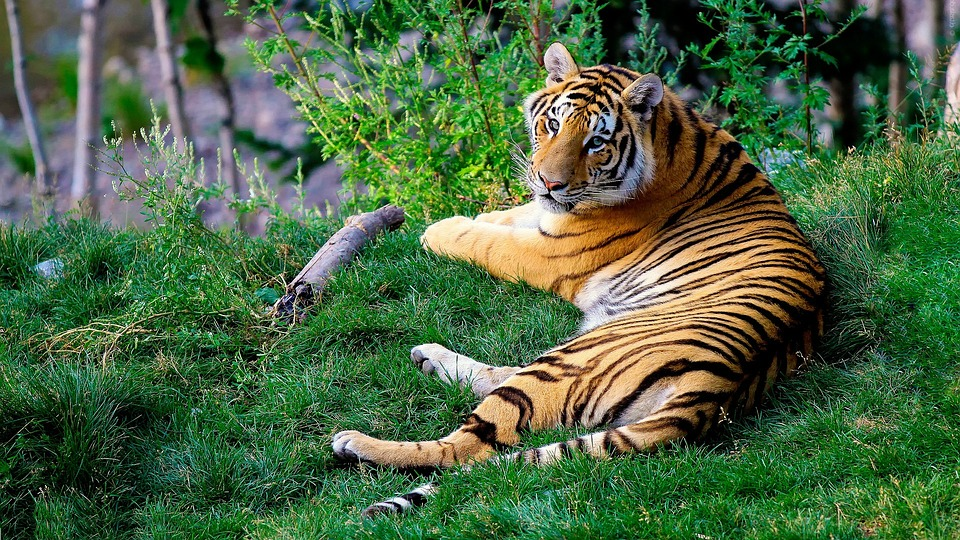
#> input picture examples/ex_color_detection_image/tiger.jpg, 960 x 540 px; the run also reads 1 picture not shown here
$ python ex_color_detection_image_multi.py
#> lines starting #> are read from the running program, lines starting #| are printed output that depends on the picture; after the words box and inside, x2 and y2 are one past the last pixel; in counts of white or black regions, pixels touching at a corner belong together
### deepgaze/color_detection.py
#!/usr/bin/env python

#The MIT License (MIT)
#Copyright (c) 2016 Massimiliano Patacchiola
#
#THE SOFTWARE IS PROVIDED "AS IS", WITHOUT WARRANTY OF ANY KIND, EXPRESS OR IMPLIED, INCLUDING BUT NOT LIMITED TO THE WARRANTIES OF
#MERCHANTABILITY, FITNESS FOR A PARTICULAR PURPOSE AND NONINFRINGEMENT. IN NO EVENT SHALL THE AUTHORS OR COPYRIGHT HOLDERS BE LIABLE FOR ANY
#CLAIM, DAMAGES OR OTHER LIABILITY, WHETHER IN AN ACTION OF CONTRACT, TORT OR OTHERWISE, ARISING FROM, OUT OF OR IN CONNECTION WITH THE
#SOFTWARE OR THE USE OR OTHER DEALINGS IN THE SOFTWARE.

import numpy as np
import cv2
import sys

class BackProjectionColorDetector:
    """Implementation of the Histogram Backprojection algorithm.

    The histogram backprojection was proposed by Michael Swain and Dana Ballard
    in their paper "Indexing via color histograms".
    Abstract: The color spectrum of multicolored objects provides a a robust,
    efficient cue for indexing into a large database of models. This paper shows
    color histograms to be stable object representations over change in view, and
    demonstrates they can differentiate among a large number of objects. It introduces
    a technique called Histogram Intersection for matching model and image histograms
    and a fast incremental version of Histogram Intersection that allows real-time
    indexing into a large database of stored models using standard vision hardware.
    Color can also be used to search for the location of an object. An algorithm
    called Histogram Backprojection performs this task efficiently in crowded scenes.
    """

    # [71 lines left out: functions __init__, setTemplate, getTemplate, returnFiltered, returnMask, not called in this run]

class MultiBackProjectionColorDetector:
    """Implementation of the Histogram Backprojection algorithm with multi-template.

    This class is the reimplementation of the BackProjectionColorDetector class for
    multi-template color detection. Instead of specifing a single template it is
    possible to pass a list of templates, which can be multiple subframe taken from
    different part of an object. Multiple version of the Backprojection algorithm
    are then run at the same time and the filtered output added togheter. The result
    of this process is much robust (but slower) than the standard class.
    """

    def __init__(self):
        """Init the color detector object.

    """
        self.template_hsv_list = list()

    def setTemplateList(self, frame_list):
        """Set the BGR image list used as container for the templates

        The template can be a spedific region of interest of the main
        frame or a representative color scheme to identify. the template
        is internally stored as an HSV image.
        @param frame the template to use in the algorithm
        """
        for frame in frame_list:
            self.template_hsv_list.append(cv2.cvtColor(frame, cv2.COLOR_BGR2HSV))

    # [10 lines left out: function getTemplateList, not called in this run]

    def returnFiltered(self, frame, morph_opening=True, blur=True, kernel_size=5, iterations=1):
        """Given an input frame in BGR return the filtered version.

        @param frame the original frame (color)
        @param morph_opening it is a erosion followed by dilatation to remove noise
        @param blur to smoth the image it is possible to apply Gaussian Blur
        @param kernel_size is the kernel dimension used for morph and blur
        """
        if(len(self.template_hsv_list) == 0): return None
        #Get the mask from the internal function
        frame_threshold = self.returnMask(frame, morph_opening=morph_opening, blur=blur, kernel_size=kernel_size, iterations=iterations)
        #Return the AND image
        return cv2.bitwise_and(frame, frame_threshold)

    def returnMask(self, frame, morph_opening=True, blur=True, kernel_size=5, iterations=1):
        """Given an input frame in BGR return the black/white mask.

        @param frame the original frame (color)
        @param morph_opening it is a erosion followed by dilatation to remove noise
        @param blur to smoth the image it is possible to apply Gaussian Blur
        @param kernel_size is the kernel dimension used for morph and blur
        """
        if(len(self.template_hsv_list) == 0): return None
        frame_hsv = cv2.cvtColor(frame, cv2.COLOR_BGR2HSV)
        mask = np.zeros((frame.shape[0], frame.shape[1]))
        for template_hsv in self.template_hsv_list:
            #Set the template histogram
            template_hist = cv2.calcHist([template_hsv],[0, 1], None, [256, 256], [0, 256, 0, 256] )
            #Normalize the template histogram and apply backprojection
            cv2.normalize(template_hist, template_hist, 0, 255, cv2.NORM_MINMAX)
            frame_hsv_back = cv2.calcBackProject([frame_hsv], [0,1], template_hist, [0,256,0,256], 1)
            #Get the kernel and apply a convolution
            kernel = cv2.getStructuringElement(cv2.MORPH_ELLIPSE, (kernel_size,kernel_size))
            frame_hsv_clean = cv2.filter2D(frame_hsv_back, -1, kernel)
            #Applying the morph open operation (erosion followed by dilation)
            if(morph_opening==True):
                kernel = np.ones((kernel_size,kernel_size), np.uint8)
                frame_hsv_clean = cv2.morphologyEx(frame_hsv_clean, cv2.MORPH_OPEN, kernel, iterations=iterations)
            #Applying Gaussian Blur
            if(blur==True):
                frame_hsv_clean = cv2.GaussianBlur(frame_hsv_clean, (kernel_size,kernel_size), 0)
            #Get the threshold
            ret, frame_hsv_threshold = cv2.threshold(frame_hsv_clean, 50, 255, 0)
            mask = np.add(mask, frame_hsv_threshold) #Add the threshold to the mask


        #Normalize the mask because it contains
        #values added during the previous loop
        #Attention: here it is not necessary to normalize because the astype(np.uint8) method
        #will resize to 255 each value which is higher that that...
        #cv2.normalize(mask, mask, 0, 255, cv2.NORM_MINMAX) #Not necessary
        ret, mask = cv2.threshold(mask.astype(np.uint8), 50, 255, 0)
        return cv2.merge((mask,mask,mask))

class RangeColorDetector:
    """Using this detector it is possible to isolate colors in a specified range.

    In this detector the frame given as input is filtered and the pixel which
    fall in a specific range are taken, the other rejected. Some erosion and
    dilatation operation are used in order to remove noise.
    This class use the HSV (Hue, Saturation, Value) color representation to filter pixels.
    The H and S components characterize the color (independent of illumination)
    and V compoenent specifies the illuminations.
    """

    # [67 lines left out: functions __init__, setRange, getRange, returnFiltered, returnMask, not called in this run]

### examples/ex_color_detection_image/ex_color_detection_image_multi.py
#!/usr/bin/env python

#The MIT License (MIT)
#Copyright (c) 2016 Massimiliano Patacchiola
#
#THE SOFTWARE IS PROVIDED "AS IS", WITHOUT WARRANTY OF ANY KIND, EXPRESS OR IMPLIED, INCLUDING BUT NOT LIMITED TO THE WARRANTIES OF
#MERCHANTABILITY, FITNESS FOR A PARTICULAR PURPOSE AND NONINFRINGEMENT. IN NO EVENT SHALL THE AUTHORS OR COPYRIGHT HOLDERS BE LIABLE FOR ANY
#CLAIM, DAMAGES OR OTHER LIABILITY, WHETHER IN AN ACTION OF CONTRACT, TORT OR OTHERWISE, ARISING FROM, OUT OF OR IN CONNECTION WITH THE
#SOFTWARE OR THE USE OR OTHER DEALINGS IN THE SOFTWARE.

import cv2
from deepgaze.color_detection import MultiBackProjectionColorDetector

#Load a generic image
img = cv2.imread('tiger.jpg')
#> img is the input picture: shape (540, 960, 3); mean B, G, R 67.1, 102.2, 75.8

#Creating a python list and appending the model-templates
#In this case the list are preprocessed images but you
#can take subframes from
template_list=list()
template_list.append(cv2.imread('model_1.jpg')) #Load the image
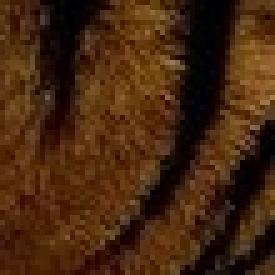
#> input picture examples/ex_color_detection_image/model_1.jpg, 55 x 55 px (shown 5 times larger)
template_list.append(cv2.imread('model_2.jpg')) #Load the image
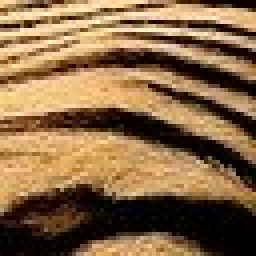
#> input picture examples/ex_color_detection_image/model_2.jpg, 64 x 64 px (shown 4 times larger)
template_list.append(cv2.imread('model_3.jpg')) #Load the image
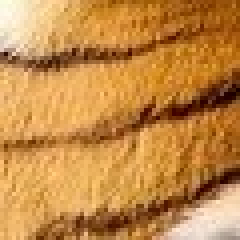
#> input picture examples/ex_color_detection_image/model_3.jpg, 60 x 60 px (shown 4 times larger)
template_list.append(cv2.imread('model_4.jpg')) #Load the image
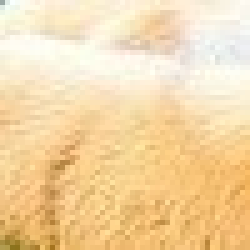
#> input picture examples/ex_color_detection_image/model_4.jpg, 50 x 50 px (shown 5 times larger)
template_list.append(cv2.imread('model_5.jpg')) #Load the image
#template_list.append(img[225:275,625:675])

#Defining the deepgaze color detector object
my_back_detector = MultiBackProjectionColorDetector()
my_back_detector.setTemplateList(template_list) #Set the template
#> the loop in setTemplateList, `for frame in frame_list:` made 5 passes
#> after the loop in setTemplateList, `for frame in frame_list:`: self.template_hsv_list = 5 items

#Return the image filterd, it applies the backprojection,
#the convolution and the mask all at once
img_filtered = my_back_detector.returnFiltered(img,
                                               morph_opening=True, blur=True,
                                               kernel_size=3, iterations=1)
#> in returnMask, `frame_hsv = cv2.cvtColor(frame, cv2.COLOR_BGR2HSV)`: frame_hsv: shape (540, 960, 3); mean H, S, V 60.1, 142.1, 109.9
#> the loop in returnMask, `for template_hsv in self.template_hsv_list:` made 5 passes
#> pass 1, in returnMask, `template_hist = cv2.calcHist([template_hsv],[0, 1], None, [256, 256], ..`:
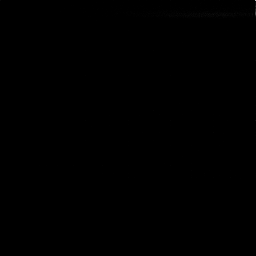
#> template_hist: shape (256, 256) float32; min 0, max 187, mean 0
#> in returnMask, `ret, mask = cv2.threshold(mask.astype(np.uint8), 50, 255, 0)`:
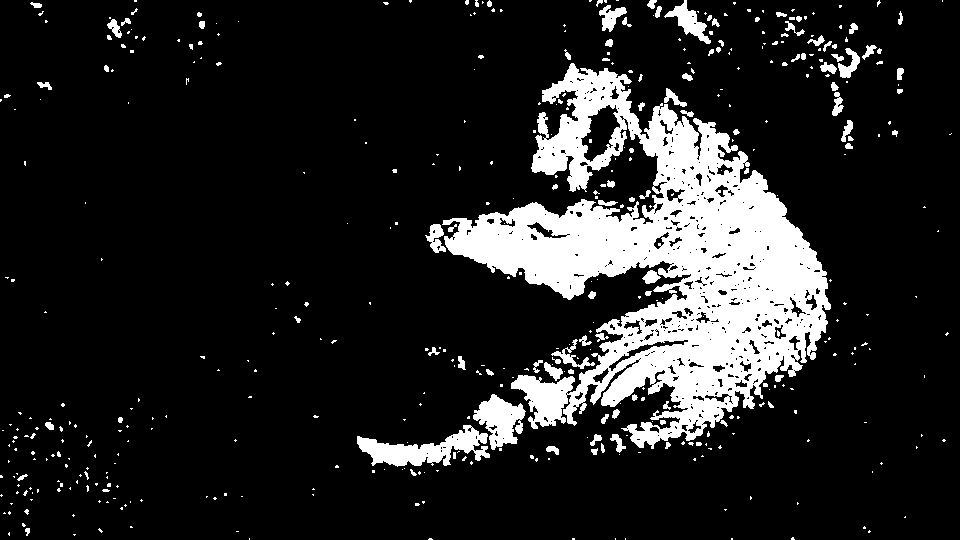
#> mask: shape (540, 960); 14.4% white; 459 white regions (356 under 20 px), largest, box (x1, y1, x2, y2) and area: (442, 63, 831, 449) 61339, (357, 425, 490, 467) 2536, (473, 394, 526, 450) 1625
#> in returnFiltered, `return cv2.bitwise_and(frame, frame_threshold)`:
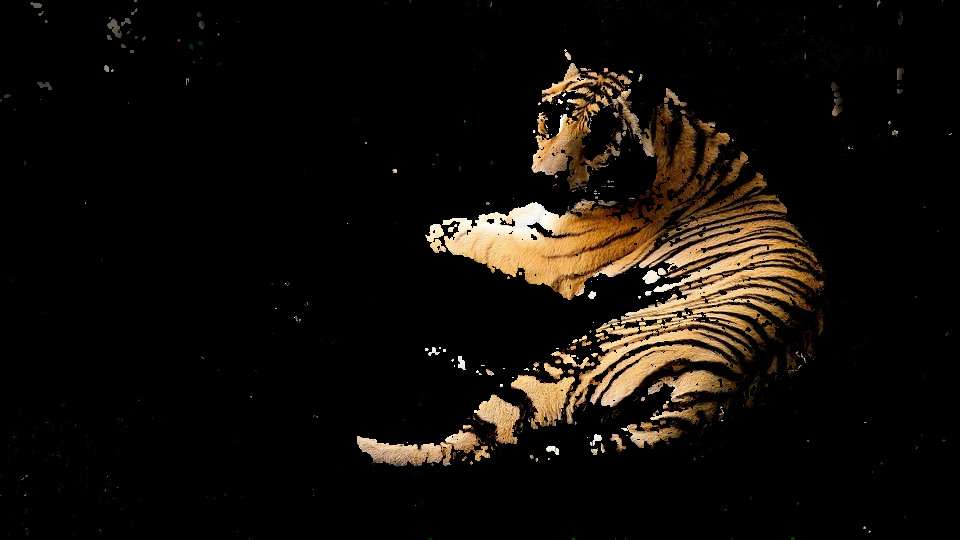
#> returned value: shape (540, 960, 3); mean of channels 0, 1, 2 9.7, 14.6, 18.9; drawn as B, G, R

cv2.imwrite("result.jpg", img_filtered)
